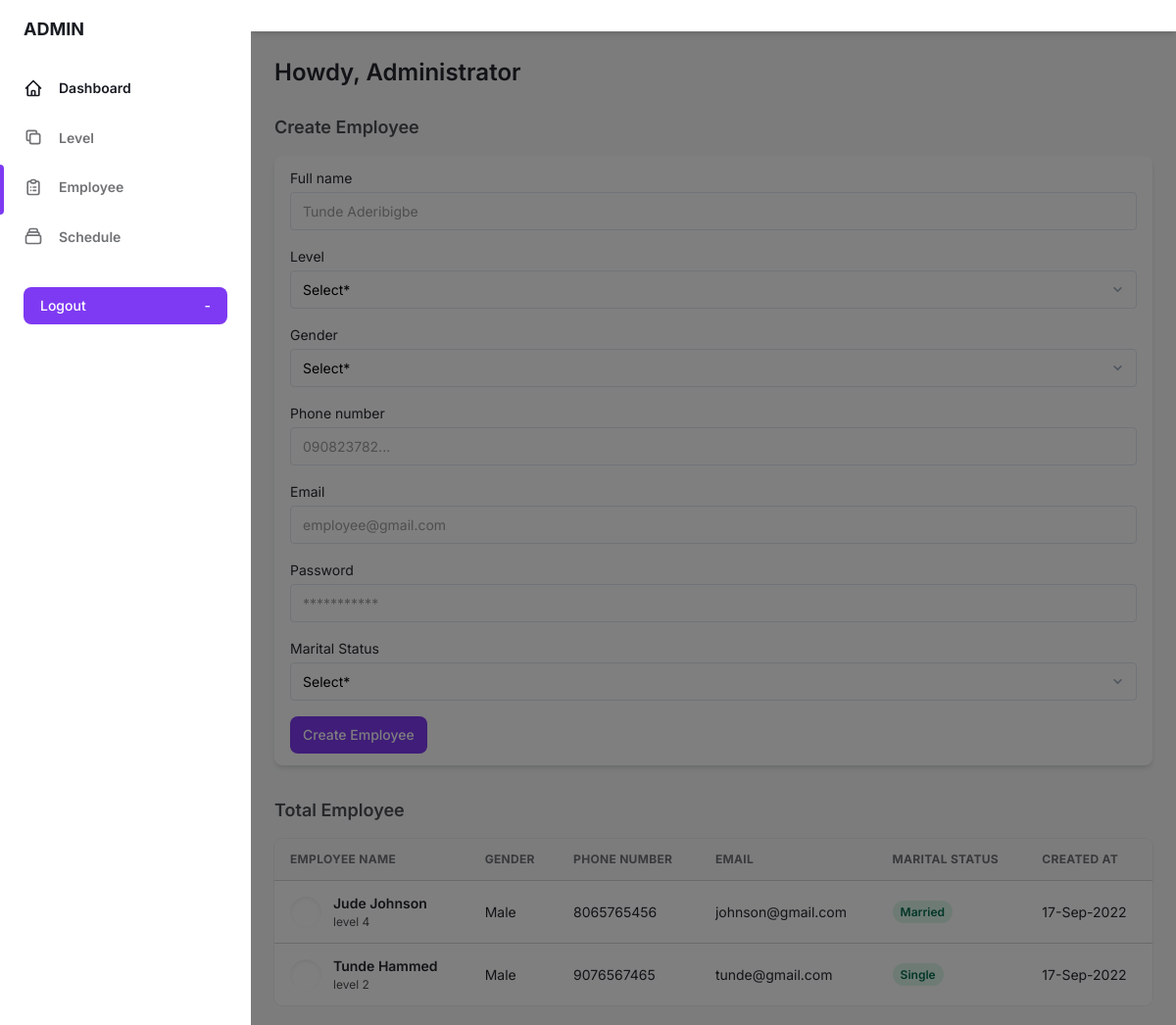
Page /admin-dashboard/employee.php (signed in) on the committed database.
### tables this page shows
CREATE TABLE `create_employee` (
  `id` int(11) NOT NULL,
  `fullname` varchar(255) NOT NULL,
  `level` varchar(255) NOT NULL,
  `gender` varchar(50) NOT NULL,
  `contact` bigint(50) NOT NULL,
  `email` varchar(255) NOT NULL,
  `password` varchar(255) NOT NULL,
  `marital_status` varchar(255) NOT NULL,
  `dt` timestamp NOT NULL DEFAULT current_timestamp() ON UPDATE current_timestamp()
);

### admin-dashboard/employee.php (the view, shortened to what this page needs)
<?php
  require_once "../includes/connection.php";
?>
<!DOCTYPE html>
<html :class="{ 'theme-dark': dark }" x-data="data()" lang="en">
  <head>
    <link rel="stylesheet" href="../assets/css/tailwind.output.css" />
    <link
      rel="stylesheet"
      href="https://cdnjs.cloudflare.com/ajax/libs/Chart.js/2.9.3/Chart.min.css"
    />
  </head>
  <body>
    <div
      class="flex h-screen bg-gray-50 dark:bg-gray-900"
      :class="{ 'overflow-hidden': isSideMenuOpen }"
    >
      <aside
        class="z-20 hidden w-64 overflow-y-auto bg-white dark:bg-gray-800 md:block flex-shrink-0"
      >
        <div class="py-4 text-gray-500 dark:text-gray-400">
          <a
            class="ml-6 text-lg font-bold text-gray-800 dark:text-gray-200"
            href="#"
          >
            ADMIN
          </a>
          <ul class="mt-6">
            <li class="relative px-6 py-3">
              <a
                class="inline-flex items-center w-full text-sm font-semibold text-gray-800 transition-colors duration-150 hover:text-gray-800 dark:hover:text-gray-200 dark:text-gray-100"
                href="index.php"
              >
                <svg
                  class="w-5 h-5"
                  aria-hidden="true"
                  fill="none"
                  stroke-linecap="round"
                  stroke-linejoin="round"
                  stroke-width="2"
                  viewBox="0 0 24 24"
                  stroke="currentColor"
                >
                  <path
                    d="M3 12l2-2m0 0l7-7 7 7M5 10v10a1 1 0 001 1h3m10-11l2 2m-2-2v10a1 1 0 01-1 1h-3m-6 0a1 1 0 001-1v-4a1 1 0 011-1h2a1 1 0 011 1v4a1 1 0 001 1m-6 0h6"
                  ></path>
                </svg>
                <span class="ml-4">Dashboard</span>
              </a>
            </li>
          </ul>
          <ul>
          <li class="relative px-6 py-3">
              <a
                class="inline-flex items-center w-full text-sm font-semibold transition-colors duration-150 hover:text-gray-800 dark:hover:text-gray-200"
                href="level.php"
              >
                <svg
                  class="w-5 h-5"
                  aria-hidden="true"
                  fill="none"
                  stroke-linecap="round"
                  stroke-linejoin="round"
                  stroke-width="2"
                  viewBox="0 0 24 24"
                  stroke="currentColor"
                >
                  <path
                    d="M8 16H6a2 2 0 01-2-2V6a2 2 0 012-2h8a2 2 0 012 2v2m-6 12h8a2 2 0 002-2v-8a2 2 0 00-2-2h-8a2 2 0 00-2 2v8a2 2 0 002 2z"
                  ></path>
                </svg>
                <span class="ml-4">Level</span>
              </a>
            </li>
            <li class="relative px-6 py-3">
            <span
                class="absolute inset-y-0 left-0 w-1 bg-purple-600 rounded-tr-lg rounded-br-lg"
                aria-hidden="true"
              ></span>
              <a
                class="inline-flex items-center w-full text-sm font-semibold transition-colors duration-150 hover:text-gray-800 dark:hover:text-gray-200"
                href="employee.php"
              >
                <span class="ml-4">Employee</span>
              </a>
            </li>
            <li class="relative px-6 py-3">
              <a
                class="inline-flex items-center w-full text-sm font-semibold transition-colors duration-150 hover:text-gray-800 dark:hover:text-gray-200"
                href="schedule.php"
              >
                <span class="ml-4">Schedule</span>
              </a>
            </li>
           </ul>
          <div class="px-6 my-6">
            <a
              href="logout.php"
              class="flex items-center justify-between w-full px-4 py-2 text-sm font-medium leading-5 text-white transition-colors duration-150 bg-purple-600 border border-transparent rounded-lg active:bg-purple-600 hover:bg-purple-700 focus:outline-none focus:shadow-outline-purple"
            >
              Logout
              <span class="ml-2" aria-hidden="true">-</span>
            </a>
          </div>
        </div>
      </aside>
      <div
        x-show="isSideMenuOpen"
        x-transition:enter="transition ease-in-out duration-150"
        x-transition:enter-start="opacity-0"
        x-transition:enter-end="opacity-100"
        x-transition:leave="transition ease-in-out duration-150"
        x-transition:leave-start="opacity-100"
        x-transition:leave-end="opacity-0"
        class="fixed inset-0 z-10 flex items-end bg-black bg-opacity-50 sm:items-center sm:justify-center"
      ></div>
      <div class="flex flex-col flex-1 w-full">
        <header class="z-10 py-4 bg-white shadow-md dark:bg-gray-800">
        </header>
        <main class="h-full overflow-y-auto">
          <div class="container px-6 mx-auto grid">
            <h2
              class="my-6 text-2xl font-semibold text-gray-700 dark:text-gray-200"
            >
              Howdy, Administrator
            </h2>
            <div>
                <h4 class="mb-4 text-lg font-semibold text-gray-600 dark:text-gray-300">
                    Create Employee
                </h4>
                <form method="post">
                    <div
                    class="px-4 py-3 mb-8 bg-white rounded-lg shadow-md dark:bg-gray-800"
                    >
                        <label class="block text-sm">
                            <span class="text-gray-700 dark:text-gray-400">Full name</span>
                            <input
                            class="block w-full mt-1 text-sm dark:border-gray-600 dark:bg-gray-700 focus:border-purple-400 focus:outline-none focus:shadow-outline-purple dark:text-gray-300 dark:focus:shadow-outline-gray form-input"
                            placeholder="Tunde Aderibigbe"
                            name="fullname"
                            />
                        </label>
                        <label class="block mt-4 text-sm">
                            <span class="text-gray-700 dark:text-gray-400">
                            Level
                            </span>
                            <select
                            name="level"
                            class="block w-full mt-1 text-sm dark:text-gray-300 dark:border-gray-600 dark:bg-gray-700 form-select focus:border-purple-400 focus:outline-none focus:shadow-outline-purple dark:focus:shadow-outline-gray"
                            >
                                <option>Select*</option>
                            </select>
                        </label>
                        <label class="block mt-4 text-sm">
                            <span class="text-gray-700 dark:text-gray-400">
                            Gender
                            </span>
                            <select
                            name="gender"
                            class="block w-full mt-1 text-sm dark:text-gray-300 dark:border-gray-600 dark:bg-gray-700 form-select focus:border-purple-400 focus:outline-none focus:shadow-outline-purple dark:focus:shadow-outline-gray"
                            >
                                <option>Select*</option>
                            </select>
                        </label>
                        <label class="block mt-4 text-sm">
                            <span class="text-gray-700 dark:text-gray-400">Phone number</span>
                            <input
                            type="number"
                            class="block w-full mt-1 text-sm dark:border-gray-600 dark:bg-gray-700 focus:border-purple-400 focus:outline-none focus:shadow-outline-purple dark:text-gray-300 dark:focus:shadow-outline-gray form-input"
                            placeholder="090823782..."
                            name="contact"
                            />
                        </label>
                        <label class="block mt-4 text-sm">
                            <span class="text-gray-700 dark:text-gray-400"> Email</span>
                            <input
                            type="email"
                            class="block w-full mt-1 text-sm dark:border-gray-600 dark:bg-gray-700 focus:border-purple-400 focus:outline-none focus:shadow-outline-purple dark:text-gray-300 dark:focus:shadow-outline-gray form-input"
                            placeholder="employee@gmail.com"
                            name="email"
                            />
                        </label>
                        <label class="block mt-4 text-sm">
                            <span class="text-gray-700 dark:text-gray-400">Password</span>
                            <input
                            type="password"
                            class="block w-full mt-1 text-sm dark:border-gray-600 dark:bg-gray-700 focus:border-purple-400 focus:outline-none focus:shadow-outline-purple dark:text-gray-300 dark:focus:shadow-outline-gray form-input"
                            placeholder="***********"
                            name="password"
                            />
                        </label>
                        <label class="block mt-4 text-sm">
                            <span class="text-gray-700 dark:text-gray-400">
                                Marital Status
                            </span>
                            <select
                            name="marital_status"
                            class="block w-full mt-1 text-sm dark:text-gray-300 dark:border-gray-600 dark:bg-gray-700 form-select focus:border-purple-400 focus:outline-none focus:shadow-outline-purple dark:focus:shadow-outline-gray"
                            >
                                <option>Select*</option>
                            </select>
                        </label>
                        <div class="mt-4">
                            <button
                                type="submit"
                                name="createEmployee"
                                class="px-3 py-2 text-sm font-medium leading-5 text-white transition-colors duration-150 bg-purple-600 border border-transparent rounded-lg active:bg-purple-600 hover:bg-purple-700 focus:outline-none focus:shadow-outline-purple">
                                Create Employee
                            </button>
                        </div>
                    </div>
                </form>
            </div>
            <div style="margin-bottom: 20px;">
                <h4 class="mb-4 text-lg font-semibold text-gray-600 dark:text-gray-300">
                    Total Employee
                </h4>
                <div class="w-full overflow-hidden rounded-lg shadow-xs">
                    <div class="w-full overflow-x-auto">
                        <table class="w-full whitespace-no-wrap">
                        <thead>
                            <tr
                            class="text-xs font-semibold tracking-wide text-left text-gray-500 uppercase border-b dark:border-gray-700 bg-gray-50 dark:text-gray-400 dark:bg-gray-800"
                            >
                            <th class="px-4 py-3">Employee Name</th>
                            <th class="px-4 py-3">Gender</th>
                            <th class="px-4 py-3">Phone Number</th>
                            <th class="px-4 py-3">Email</th>
                            <th class="px-4 py-3">Marital Status</th>
                            <th class="px-4 py-3">Created At</th>
                            </tr>
                        </thead>
                        <tbody
                            class="bg-white divide-y dark:divide-gray-700 dark:bg-gray-800"
                        >
                        <?php
                          $select = $conn->query("SELECT * FROM create_employee ORDER BY id DESC");
                          while($row = $select->fetch_assoc()) {
                          ?>
                            <tr class="text-gray-700 dark:text-gray-400">
                              <td class="px-4 py-3">
                                  <div class="flex items-center text-sm">
                                  <div
                                      class="relative hidden w-8 h-8 mr-3 rounded-full md:block"
                                  >
                                      <div
                                      class="absolute inset-0 rounded-full shadow-inner"
                                      aria-hidden="true"
                                      ></div>
                                  </div>
                                  <div>
                                      <p class="font-semibold"><?php echo $row['fullname'] ?></p>
                                      <p class="text-xs text-gray-600 dark:text-gray-400">
                                      <?php echo $row['level']; ?>
                                      </p>
                                  </div>
                                  </div>
                              </td>
                              <td class="px-4 py-3 text-sm"><?php echo $row['gender'] ?></td>
                              <td class="px-4 py-3 text-sm"><?php echo $row['contact'] ?></td>
                              <td class="px-4 py-3 text-sm"><?php echo $row['email'] ?></td>
                              <td class="px-4 py-3 text-xs">
                                  <span
                                  class="px-2 py-1 font-semibold leading-tight text-green-700 bg-green-100 rounded-full dark:bg-green-700 dark:text-green-100"
                                  >
                                  <?php echo $row['marital_status'] ?>
                                  </span>
                              </td>
                              <td class="px-4 py-3 text-sm"><?php echo date("d-M-Y", strtotime($row['dt'])) ?></td>
                            </tr>
                          <?php
                          }
                        ?>
                        </tbody>
                        </table>
                    </div>
                </div>
            </div>
          </div>
        </main>
      </div>
    </div>
  </body>
</html>

### rows in the picture
create_employee: fullname "Jude Johnson", level "level 4", gender "Male", contact "8065765456", email "johnson@gmail.com", marital_status "Married", dt "17-Sep-2022"
create_employee: fullname "Tunde Hammed", level "level 2", gender "Male", contact "9076567465", email "tunde@gmail.com", marital_status "Single", dt "17-Sep-2022"
